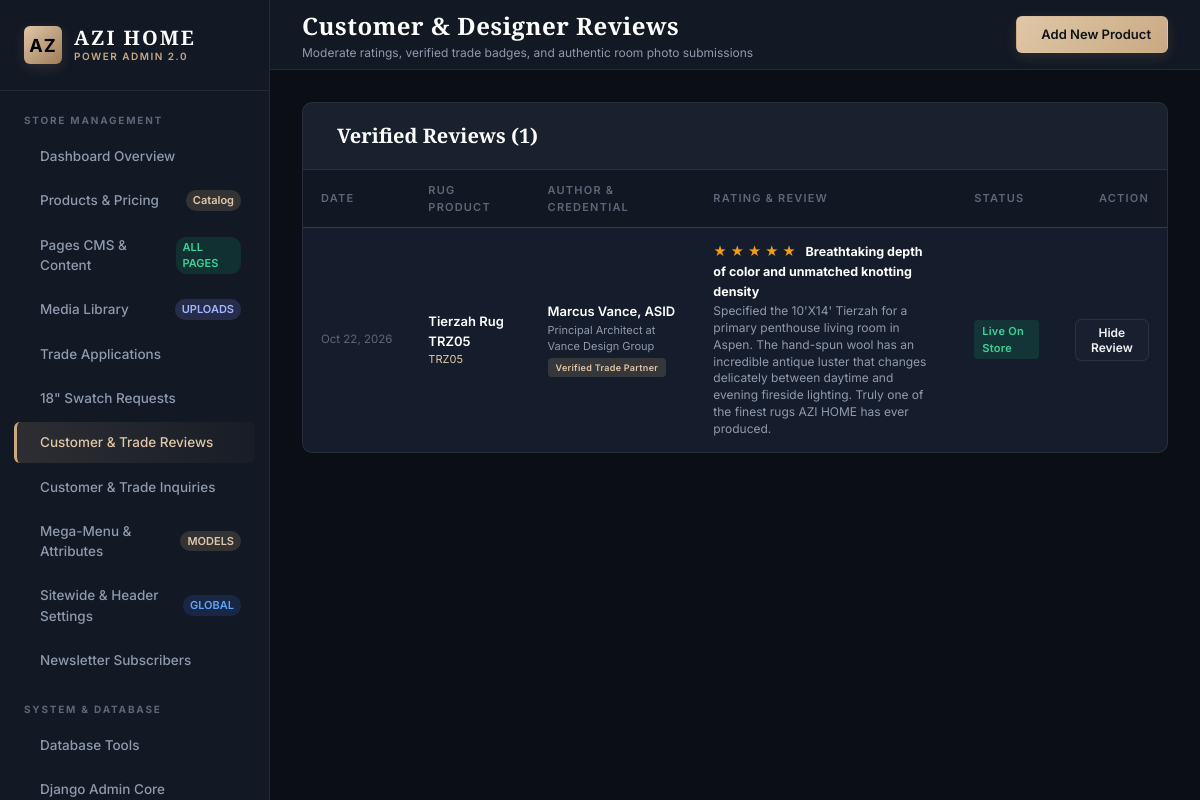
/dashboard/reviews/ (signed in), run on the app's committed database.
### storefront/models.py (models this page shows, shortened)
class CustomerReview(models.Model):
    product = models.ForeignKey(Product, on_delete=models.CASCADE, related_name='reviews')
    author_name = models.CharField(max_length=120)
    author_title = models.CharField(max_length=120, blank=True, default="Verified Interior Designer")
    rating = models.PositiveSmallIntegerField(default=5) # 1 - 5
    title = models.CharField(max_length=200)
    review_body = models.TextField()
    room_photo_url = models.URLField(blank=True, max_length=500)
    is_verified_trade = models.BooleanField(default=True)
    is_approved = models.BooleanField(default=True)
    created_at = models.DateTimeField(auto_now_add=True)
    class Meta:
        ordering = ['-created_at']

class Product(models.Model):
    CONSTRUCTION_CHOICES = [
        ('Hand Knotted', 'Hand Knotted'),
        ('Handwoven', 'Handwoven Flatweave'),
        ('Hand Tufted', 'Hand Tufted'),
        ('Power Loomed', 'Power Loomed'),
    ]
    MATERIAL_CHOICES = [
        ('100% Wool', '100% Wool'),
        ('Wool Blend', 'Wool Blend'),
        ('CallaLuxe Acrylic', '100% CallaLuxe Solution-Dyed Acrylic'),
        ('Natural Fibers', 'Natural Fibers / Jute'),
        ('Performance', 'High-Performance Poly'),
        ('Fine Fibers', 'Fine Silk & Wool'),
    ]
    TRAFFIC_CHOICES = [
        ('High', 'High Traffic — Foyer, Living & Commercial'),
        ('Moderate', 'Moderate Traffic — Dining & Family Room'),
        ('Gentle', 'Gentle Luxury — Master Bedroom Only'),
    ]
    name = models.CharField(max_length=200)
    catalog_code = models.CharField(max_length=50, blank=True) # e.g. TRZ05
    slug = models.SlugField(max_length=220, unique=True)
    collection = models.CharField(max_length=100) # Backward-compatible CharField
    category = models.ForeignKey(Category, on_delete=models.CASCADE, related_name='products')
    collection_obj = models.ForeignKey(RugCollection, on_delete=models.SET_NULL, null=True, blank=True, related_name='products')
    designer = models.ForeignKey(Designer, on_delete=models.SET_NULL, null=True, blank=True, related_name='products')
    primary_material = models.ForeignKey(Material, on_delete=models.SET_NULL, null=True, blank=True, related_name='products')
    construction_type = models.ForeignKey(ConstructionType, on_delete=models.SET_NULL, null=True, blank=True, related_name='products')
    primary_color = models.ForeignKey(Color, on_delete=models.SET_NULL, null=True, blank=True, related_name='primary_products')
    accent_colors = models.ManyToManyField(Color, blank=True, related_name='accent_products')
    styles = models.ManyToManyField(Style, blank=True, related_name='products')
    rooms = models.ManyToManyField(RoomType, blank=True, related_name='products')
    shapes = models.ManyToManyField(Shape, blank=True, related_name='products')
    features = models.ManyToManyField(ProductFeature, blank=True, related_name='products')
    construction = models.CharField(max_length=50, choices=CONSTRUCTION_CHOICES, default='Handwoven')
    material = models.CharField(max_length=100, choices=MATERIAL_CHOICES, default='CallaLuxe Acrylic')
    origin = models.CharField(max_length=100, default='Rajasthan, India')
    pile_height = models.CharField(max_length=50, default='1/3"')
    pile_thickness_type = models.CharField(max_length=50, blank=True, default='Medium (0.4" - 0.6")')
    knot_count = models.CharField(max_length=60, blank=True, default='80-120 KPSI')
    backing = models.CharField(max_length=100, blank=True, default='Cotton Weft / Canvas')
    traffic_rating = models.CharField(max_length=50, choices=TRAFFIC_CHOICES, default='High')
    is_outdoor_safe = models.BooleanField(default=False)
    is_floor_heating_safe = models.BooleanField(default=True)
    is_custom_size_available = models.BooleanField(default=True)
    sample_available = models.BooleanField(default=True)
    artisan_days_to_craft = models.PositiveIntegerField(default=120)
    description = models.TextField(default="Handcrafted by generational master weavers in Rajasthan, India, this heirloom-quality rug unites centuries-old knotting artistry with contemporary interior elegance. Spun from pure natural fibers with meticulous knot-by-knot precision, each piece embodies the dedication, soulful craft, and human touch of over 40,000 artisan families.")
    care_instructions = models.TextField(default="Vacuum regularly on low-power suction-only setting without a rotating beater bar. Spot clean spills immediately by blotting with a clean, undyed cloth and mild pH-neutral soap. Professional hand immersion rug cleaning recommended every 3-5 years. Rug pad recommended to prevent slipping and extend fiber longevity.")
    image_url = models.URLField(max_length=500)
    secondary_image_url = models.URLField(max_length=500, blank=True)
    lifestyle_image_url = models.URLField(max_length=500, blank=True)
    video_url = models.URLField(max_length=500, blank=True)
    ar_model_url = models.URLField(max_length=500, blank=True) # 3D Augmented Reality Model (USDZ / GLB)
    price_from = models.DecimalField(max_digits=10, decimal_places=2, default=1605.00)
    badge = models.CharField(max_length=50, blank=True)
    is_callaluxe = models.BooleanField(default=False)
    is_trending = models.BooleanField(default=False)
    is_in_stock = models.BooleanField(default=True)
    lead_time_days = models.PositiveIntegerField(default=3)
    created_at = models.DateTimeField(auto_now_add=True)

### storefront/dashboard_views.py (the view)
# urls.py: path('dashboard/reviews/', dashboard_views.dashboard_reviews, name='dashboard_reviews'),
def dashboard_reviews(request):
    if not check_admin_auth(request):
        return redirect('storefront:dashboard_login')
    reviews = CustomerReview.objects.select_related('product').order_by('-created_at')
    return render(request, 'storefront/dashboard/reviews.html', {
        'active_tab': 'reviews',
        'reviews': reviews,
    })

### storefront/dashboard_views.py (called while the page is built)
def check_admin_auth(request):
    return request.user.is_authenticated and request.user.is_staff or request.session.get('demo_admin_logged_in', False)

### storefront/models.py (called while the page is built)
    @classmethod
    def get_settings(cls):
        obj, _ = cls.objects.get_or_create(id=1)
        return obj

### storefront/templates/storefront/dashboard/reviews.html (shortened to what this page needs)
{% extends "storefront/dashboard/layout.html" %}
{% block page_title %}Customer & Designer Reviews{% endblock %}
{% block page_subtitle %}Moderate ratings, verified trade badges, and authentic room photo submissions{% endblock %}
{% block content %}
<div class="panel">
  <div class="panel-header">
    <div class="panel-title">
      <span>Verified Reviews ({{ reviews|length }})</span>
    </div>
  </div>
  <div class="data-table-wrapper">
    <table class="data-table">
      <thead>
        <tr>
          <th>Date</th>
          <th>Rug Product</th>
          <th>Author & Credential</th>
          <th>Rating & Review</th>
          <th>Status</th>
          <th style="text-align: right;">Action</th>
        </tr>
      </thead>
      <tbody>
        {% for r in reviews %}
          <tr>
            <td style="font-size: 11.5px; color: var(--text-dim); white-space: nowrap;">
              {{ r.created_at|date:"M d, Y" }}
            </td>
            <td>
              <div style="font-weight: 600; color: #FFF;">{{ r.product.name }}</div>
              <div style="font-size: 11px; color: var(--gold-light);">{{ r.product.catalog_code }}</div>
            </td>
            <td>
              <div style="font-weight: 600; color: #FFF;">{{ r.author_name }}</div>
              <div style="font-size: 11px; color: var(--text-muted);">{{ r.author_title }}</div>
              {% if r.is_verified_trade %}
                <span class="badge badge-gold" style="font-size: 9px; margin-top: 3px;">Verified Trade Partner</span>
              {% endif %}
            </td>
            <td>
              <div style="color: #F59E0B; margin-bottom: 2px;">
                {% for i in "12345" %}
                  {% if forloop.counter <= r.rating %}★{% else %}☆{% endif %}
                {% endfor %}
                <strong style="color: #FFF; font-size: 12.5px; margin-left: 6px;">{{ r.title }}</strong>
              </div>
              <p style="font-size: 12px; color: var(--text-muted); max-width: 480px; line-height: 1.4;">
                {{ r.review_body }}
              </p>
            </td>
            <td>
              {% if r.is_approved %}
                <span class="badge badge-success"> Live On Store</span>
              {% else %}
                <span class="badge badge-secondary"><i class="ri-eye-off-line"></i> Hidden</span>
              {% endif %}
            </td>
            <td style="text-align: right;">
              <form method="POST" action="{% url 'storefront:dashboard_review_toggle' r.id %}" style="display: inline;">
                <button type="submit" class="btn {% if r.is_approved %}btn-secondary{% else %}btn-gold{% endif %} btn-sm">
                  {% if r.is_approved %}Hide Review{% else %}Approve & Publish{% endif %}
                </button>
              </form>
            </td>
          </tr>
        {% empty %}
          <tr>
            <td colspan="6" style="text-align: center; color: var(--text-dim); padding: 40px;">
              No customer reviews recorded yet.
            </td>
          </tr>
        {% endfor %}
      </tbody>
    </table>
  </div>
</div>
{% endblock %}

### storefront/templates/storefront/dashboard/layout.html (style rules this page uses)
:root { --bg-dark: #0B0E14; --bg-surface: #121824; --bg-surface-elevated: #182030; --bg-card: #151D2C; --border-color: rgba(255, 255, 255, 0.08); --border-focus: rgba(200, 162, 122, 0.5); --gold-primary: #C9A982; --gold-light: #E0C7A8; --gold-dark: #9E7D56; --gold-glow: rgba(201, 169, 130, 0.15); --text-main: #F0F2F5; --text-muted: #8E9BAE; --text-dim: #5C6779; --accent-success: #10B981; --accent-warning: #F59E0B; --accent-danger: #EF4444; --accent-info: #3B82F6; --font-heading: 'Cormorant Garamond', Georgia, serif; --font-body: 'Inter', system-ui, -apple-system, sans-serif; --radius-sm: 6px; --radius-md: 10px; --radius-lg: 16px; --sidebar-width: 270px; }
* { box-sizing: border-box; margin: 0; padding: 0; }
body { background-color: var(--bg-dark); color: var(--text-main); font-family: var(--font-body); font-size: 14px; line-height: 1.5; min-height: 100vh; display: flex; }
.btn { display: inline-flex; align-items: center; gap: 8px; padding: 8px 16px; border-radius: var(--radius-sm); font-size: 13px; font-weight: 600; text-decoration: none; cursor: pointer; transition: all 0.2s ease; border: 1px solid transparent; font-family: inherit; }
.btn-secondary { background: var(--bg-surface-elevated); color: var(--text-main); border-color: var(--border-color); }
.btn-sm { padding: 5px 10px; font-size: 12px; }
.panel { background: var(--bg-card); border: 1px solid var(--border-color); border-radius: var(--radius-md); margin-bottom: 28px; overflow: hidden; }
.panel-header { padding: 18px 24px; border-bottom: 1px solid var(--border-color); display: flex; align-items: center; justify-content: space-between; background: rgba(255, 255, 255, 0.015); }
.panel-title { font-family: var(--font-heading); font-size: 20px; font-weight: 600; color: #FFF; display: flex; align-items: center; gap: 10px; }
.data-table-wrapper { overflow-x: auto; }
.data-table { width: 100%; border-collapse: collapse; text-align: left; }
.data-table th { padding: 12px 18px; font-size: 11px; text-transform: uppercase; letter-spacing: 1.2px; color: var(--text-dim); font-weight: 600; border-bottom: 1px solid var(--border-color); background: rgba(0, 0, 0, 0.2); }
.data-table td { padding: 14px 18px; border-bottom: 1px solid var(--border-color); font-size: 13px; color: var(--text-main); vertical-align: middle; }
.data-table tr:last-child td { border-bottom: none; }
.badge { display: inline-flex; align-items: center; padding: 3px 8px; border-radius: 4px; font-size: 11px; font-weight: 600; letter-spacing: 0.3px; }
.badge-success { background: rgba(16, 185, 129, 0.15); color: #34D399; }
.badge-gold { background: rgba(201, 169, 130, 0.18); color: var(--gold-light); }

### data on the page
CustomerReview: created_at "Oct 22, 2026", product.name "Tierzah Rug TRZ05", product.catalog_code "TRZ05", author_name "Marcus Vance, ASID", author_title "Principal Architect at Vance Design Group", is_verified_trade "Verified Trade Partner", rating 5 (drawn), title "Breathtaking depth of color and unmatched knotting density", review_body "Specified the 10'X14' Tierzah for a primary penthouse living room in Aspen. The hand-spun wool has an incredible antique luster that changes delicately between daytime and evening fireside lighting. Truly one of the finest rugs AZI HOME has ever produced.", is_approved "Live On Store"

### other printed values
{{ total_products|default:"Catalog" }} "Catalog"
{{ reviews|length }} "1"
